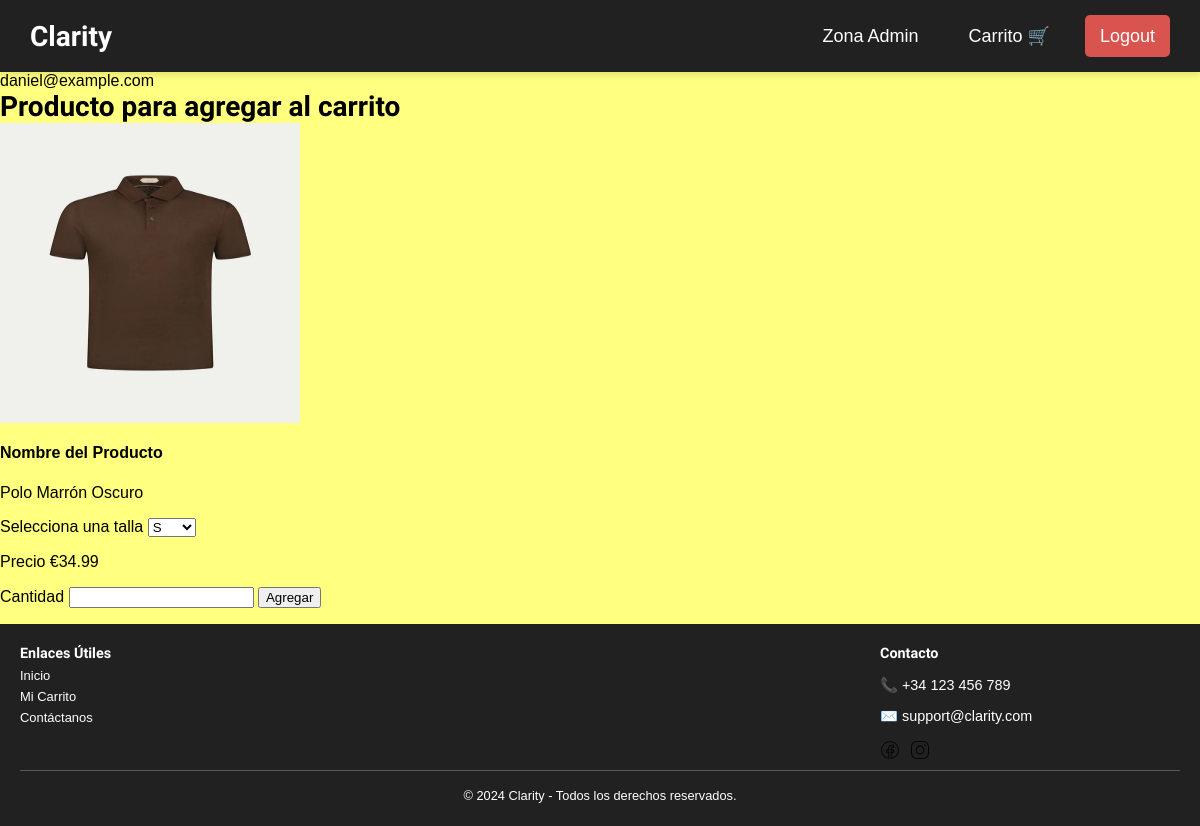
The app's page /agregar_carrito.php?id=6 (signed in), older data.
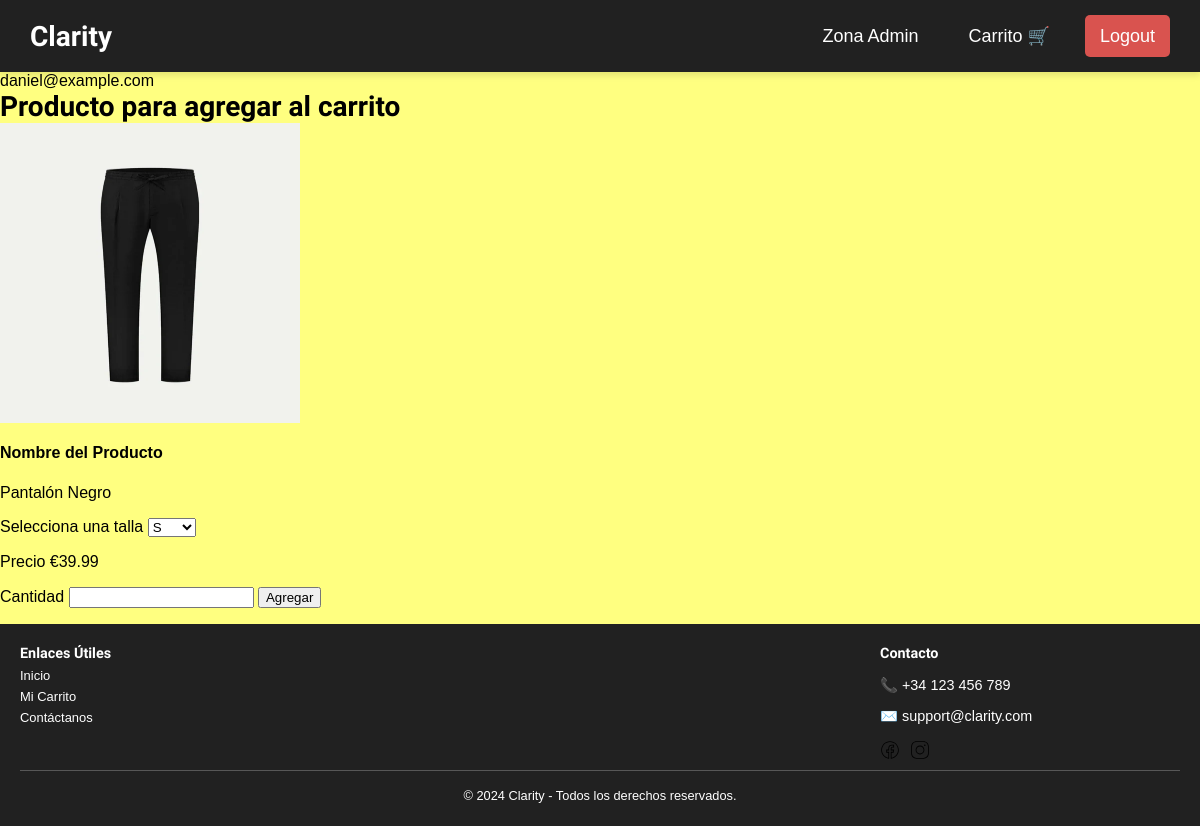
The same page, newer data.
### tables this page shows
CREATE TABLE IF NOT EXISTS PRODUCTO(

    id_producto INTEGER AUTO_INCREMENT PRIMARY KEY,
    id_categoria INTEGER,
    precio DECIMAL(10,2) NOT NULL,
    color VARCHAR(15) NOT NULL,
    imagen VARCHAR(255),
    descripcion VARCHAR(255) NOT NULL,
    nombre_producto VARCHAR(100) NOT NULL,
    cantidad_stock INT NOT NULL,
    FOREIGN KEY (id_categoria) REFERENCES CATEGORIA (id_categoria)

);

### includes/funciones.php (called while the page is built, shortened)
<?php
function getProductos($id_producto = null)
{
    $conexion = connectDB();
    if ($id_producto) {
        $query = "SELECT * FROM PRODUCTO WHERE id_producto = ?";
        $stmt = $conexion->prepare($query);
        $stmt->bind_param("i", $id_producto);
    } else {
        $query = "SELECT * FROM PRODUCTO ORDER BY id_producto ASC;";
        $stmt = $conexion->prepare($query);
    }
    $stmt->execute();
    $result = $stmt->get_result();
    $productos = array();
    if ($result && $result->num_rows > 0) {
        while ($row = $result->fetch_assoc()) {
            $productos[] = [
                'id_producto' => $row['id_producto'],
                'id_categoria' => $row['id_categoria'],
                'precio' => $row['precio'],
                'color' => $row['color'],
                'imagen' => $row['imagen'],
                'descripcion' => $row['descripcion'],
                'nombre_producto' => $row['nombre_producto'],
                'cantidad_stock' => $row['cantidad_stock'],
            ];
        }
        return $id_producto ? $productos[0] : $productos;
    }
}

### public/agregar_carrito.php (the view, shortened to what this page needs)
<?php
include '../includes/header.php';
$id_producto = isset($_GET["id"]) ? $_GET["id"] : null;
$tallas = ["S","M","L","XXL"];
$producto = getProductos($id_producto);
echo $_SESSION["email"];
?>
<!DOCTYPE html>
<html lang="en">
<head>
</head>
<body>
    <h1>Producto para agregar al carrito</h1>
    <div class="tarjeta_producto">
        <form action="<?= $_SERVER["PHP_SELF"] . "?id=" . $producto["id_producto"]?>" method="post">
    <img src="../assets/images/<?=$producto["imagen"]?>"alt="imagen producto" width="300px" height="300px">
    <div class="detalles_producto">
        <h4>Nombre del Producto</h4>
        <p><?=$producto["nombre_producto"]?></p>
        <label for="talla">Selecciona una talla</label>
        <select name="talla" id="talla">
            <?php foreach($tallas as $talla):?>
            <option value="<?=$talla?>"><?=$talla?></option>
            <?php endforeach; ?>
        </select>
    </div>
    <div class="precio">
        <p>Precio €<?=$producto["precio"]?></p>
        <label for="cantidad">Cantidad</label>
        <input type="number" step="1" name="cantidad" max = "<?=$producto["cantidad_stock"]?>" required>
        <button type="submit">Agregar</button>
    </div>
</form>
    </div>
</body>
<?php include '../includes/footer.php';?>
</html>

Row changes from the older to the newer data that the page shows:
changed producto: imagen: a different picture; nombre_producto "Polo Marrón Oscuro" → "Pantalón Negro"; precio "34.99" → "39.99"
